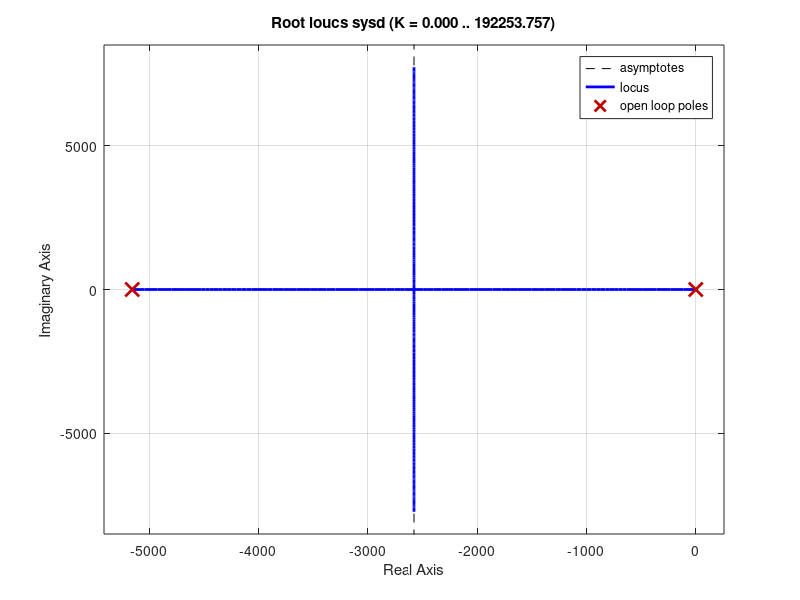

MATLAB code to generate this figure:
p1 = 79.94
p2 = 79.48

sysb = tf([38.4*p1],[.011111 (.72*p2 + .05555555) (38.4*p1)])
pole(sysb)
rlocus(sysb)

%%
p1 = 79.94
p2 = 79.48
k1 = 10*p1
k2 = 10*p2
kamp = 2.4
kpot= 1.6
ktach = .03
sysd = tf([kamp*kpot],[.2/18 (1/18 + k2*kamp*ktach) 0])
rlocus(sysd)